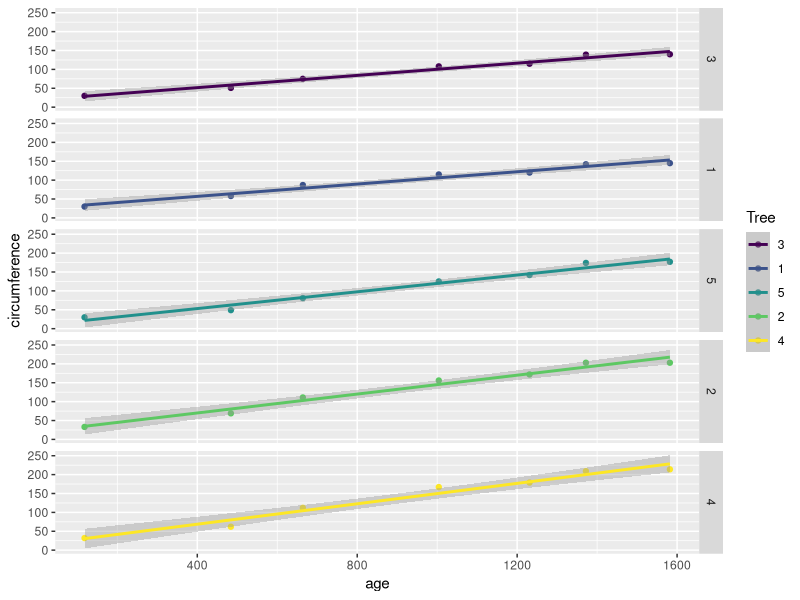

Source code (R):
# session 5
# repetition and excersice

setwd("/path/to/your/preferred/location")

# load the "Orange growth" data set
data(Orange)

# get information on the "Orange" data

# convert "age" to a date
secs.per.day <- 24 * 60 * 60

Orange$age.sec <- Orange$age * secs.per.day

Orange$Date <- as.POSIXct(Orange$age.sec, origin = "1968-12-31", tz= "EST")

# get the month and other elements out of the date
Orange$Month <- format(Orange$Date, "%m")
Orange$Day <- format(Orange$Date, "%j")
Orange$Day.of.Month <- format(Orange$Date, "%d")

# do some aggregation
aggregate(Orange$circumference, by = list(Orange$Month), FUN = mean)
aggregate(Orange$circumference, by = list(Orange$Day),   FUN = mean)

aggregate(Orange$circumference, 
                by  = list(Orange$Month, Orange$Day.of.Month), 
                FUN = mean, na.rm = T)

# create a figure of growth over time
library(ggplot2)

p <- ggplot(data = Orange, aes(x = age, y = circumference))
  p <- p + geom_point(aes(colour = Tree))
  p <- p + geom_smooth(aes(colour = Tree), method = "lm", se = T)
  p <- p + facet_grid(Tree ~ .)
p

# then back to session 4 regarding creating figures for several columns at once

sec.in.a.day <- 24 * 60 * 60
Orange$Date <- Orange$age * sec.in.a.day
Orange$Date <- as.POSIXct(Orange$Date, tz = "EST", origin = "1968-12-31")





